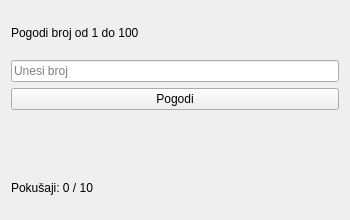
<?xml version="1.0" encoding="UTF-8"?>
<ui version="4.0">
 <class>GuessNumber</class>
 <widget class="QWidget" name="GuessNumber">
  <property name="geometry">
   <rect>
    <x>0</x>
    <y>0</y>
    <width>350</width>
    <height>220</height>
   </rect>
  </property>
  <property name="windowTitle">
   <string>Pogađanje broja</string>
  </property>

  <layout class="QVBoxLayout" name="verticalLayout">

   <item>
    <widget class="QLabel" name="labelInfo">
     <property name="text">
      <string>Pogodi broj od 1 do 100</string>
     </property>
    </widget>
   </item>

   <item>
    <widget class="QLineEdit" name="lineEditNumber">
     <property name="placeholderText">
      <string>Unesi broj</string>
     </property>
    </widget>
   </item>

   <item>
    <widget class="QPushButton" name="buttonGuess">
     <property name="text">
      <string>Pogodi</string>
     </property>
    </widget>
   </item>

   <item>
    <widget class="QLabel" name="labelResult">
     <property name="text">
      <string/>
     </property>
     <property name="styleSheet">
      <string>font-size: 16px;</string>
     </property>
    </widget>
   </item>

   <item>
    <widget class="QLabel" name="labelAttempts">
     <property name="text">
      <string>Pokušaji: 0 / 10</string>
     </property>
    </widget>
   </item>

  </layout>
 </widget>
 <resources/>
 <connections/>
</ui>
